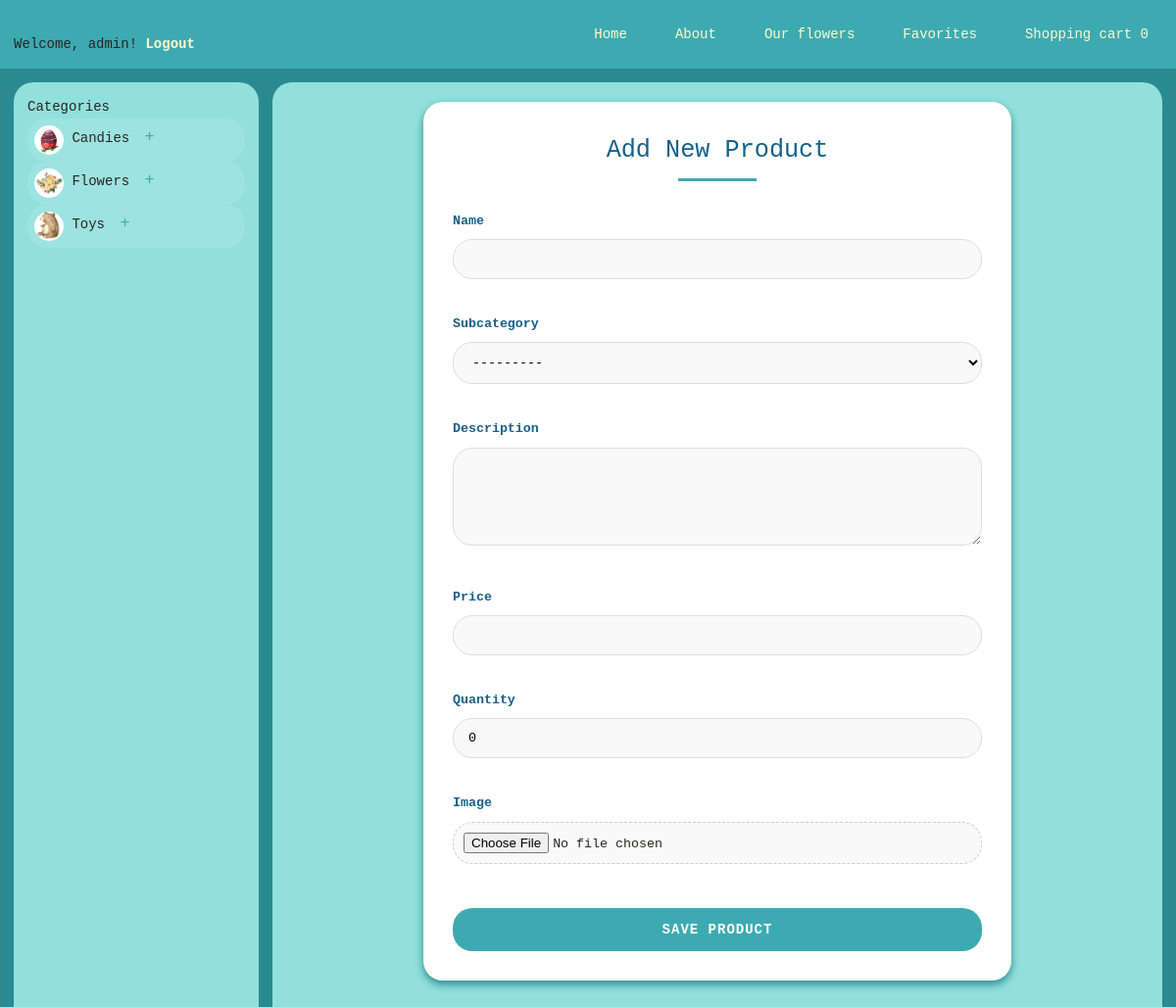
Page /products/add/ (signed in) on the committed database.
### products/models.py (models this page shows, shortened)
class Category(models.Model):
    name = models.CharField(max_length=100, verbose_name='Category Name')
    description = models.TextField(blank=True, verbose_name='Category Description')
    image = models.ImageField(
        upload_to='category/',
        blank=True,
        verbose_name='Category Image'
    )
    class Meta:
        verbose_name = 'Category'
        verbose_name_plural = 'Categories'
        ordering = ['name']

### products/views.py (the view)
# urls.py: path('add/', views.add_product, name='add_product'),
@login_required
def add_product(request):
    if not request.user.is_superuser:
        messages.error(request,"Access is prohibited. Only administrators can add products")
        return redirect('products')
    if request.method == 'POST':
        form = ProductAddForm(request.POST, request.FILES)
        if form.is_valid():
            product = form.save()
            messages.success(request, "The product was successfully added")
            return redirect('')
    else:
        form = ProductAddForm()
    return render(request, 'products/add_product.html', {'form': form})

### products/forms.py
class ProductAddForm(forms.ModelForm):
    class Meta:
        model = Product
        fields = ['name', 'subcategory', 'description', 'price', 'quantity', 'image']
        widgets = {
            'description': forms.Textarea(attrs={'rows': 4}),
            'subcategory': forms.Select(attrs={'class': 'form-control'}),
        }
        labels = {
            'name': 'Name',
            'subcategory': 'Subcategory',
            'description': 'Description',
            'price': 'Price',
            'quantity': 'Quantity',
            'image': 'Image',
        }
    def __init__(self, *args, **kwargs):
        super().__init__(*args, **kwargs)
        self.fields['subcategory'].queryset = SubCategory.objects.all()

### products/context_processors.py (called while the page is built)
def categories(request):
    return {
        'categories': Category.objects.prefetch_related('subcategories').all()
    }

### products/models.py (called while the page is built)
    def __str__(self):
        return f"{self.category.name} - {self.name}"

### templates/products/add_product.html (shortened to what this page needs)
{% extends 'home/layout.html' %}
{% block content %}
<div class="form-wrapper">
    <div class="form-container">
        <h2 class="form-title">Add New Product</h2>
        <form method="post" enctype="multipart/form-data" class="product-form">
            <div class="form-group">
                <label class="form-label">{{ form.name.label }}</label>
                {{ form.name }}
            </div>
            <div class="form-group">
                <label class="form-label">{{ form.subcategory.label }}</label>
                {{ form.subcategory }}
            </div>
            <div class="form-group">
                <label class="form-label">{{ form.description.label }}</label>
                {{ form.description }}
            </div>
            <div class="form-group">
                <label class="form-label">{{ form.price.label }}</label>
                {{ form.price }}
            </div>
            <div class="form-group">
                <label class="form-label">{{ form.quantity.label }}</label>
                {{ form.quantity }}
            </div>
            <div class="form-group">
                <label class="form-label">{{ form.image.label }}</label>
                {{ form.image }}
            </div>
            <button type="submit" class="form-submit">Save Product</button>
        </form>
    </div>
</div>
{% endblock %}

### templates/home/layout.html (shortened to what this page needs)
{% load static %}
{% load cart_filters %}
<!DOCTYPE html>
<html lang="en">
    <head>
        <link rel="stylesheet" href="{% static 'home/css/reset.css' %}">
        <link rel="stylesheet" href="{% static 'home/css/layout.css' %}">
        <link rel="stylesheet" href="https://cdnjs.cloudflare.com/ajax/libs/font-awesome/6.0.0-beta3/css/all.min.css">
    </head>
    <body>
        <header class="header">
            <nav class="nav">
                <div class="auth-links">
                    {% if user.is_authenticated %}
                    <p class="welcome-msg">Welcome, <span class="username">{{ user.username }}</span>! <a
                            href="{% url 'users:logout' %}" class="auth-link">Logout</a></p>
                    {% else %}
                    <p class="auth-options">
                        <a href="{% url 'users:login' %}" class="auth-link">Login</a> |
                        <a href="{% url 'users:registration' %}" class="auth-link">Register</a>
                    </p>
                    {% endif %}
                </div>
                <div class="nav-links">
                    <div class="nav-item">
                        <a href="{% url '' %}" class="nav-link">Home</a>
                    </div>
                    <div class="nav-item">
                        <a href="{% url 'about' %}" class="nav-link">About</a>
                    </div>
                    <div class="nav-item">
                        <a href="{% url 'products' %}" class="nav-link">Our flowers</a>
                    </div>
                    {% if user.is_authenticated %}
                    <div class="nav-item">
                        <a href="{% url 'favorites' %}" class="nav-link">Favorites</a>
                    </div>
                    {% if user.is_authenticated %}
                    <div class="nav-item">
                        <a href="{% url 'cart' %}" class="nav-link">Shopping cart
                            <span id="cart-total-items" class="cart-count">
                                {% if cart_total_items %}{{ cart_total_items }}{% else %}0{% endif %}
                            </span>
                        </a>
                    </div>
                    {% endif %}
                    {% endif %}
                </div>
            </nav>
        </header>
        <div class="main-wrapper">
            <aside class="sidebar">
                <div class="categories">
                    <h3 class="categories-title">Categories</h3>
                    <ul class="categories-list">
                        {% for category in categories %}
                        <li class="category-item">
                            <div class="category-header">
                                {% if category.image %}
                                <img class="category-image" src="{{ category.image.url }}" alt="{{ category.name }}" />
                                {% endif %}
                                <a href="{% url 'category_view' category.id %}" class="category-link">{{ category.name}}</a>
                                {% if category.subcategories.all %}
                                <button class="toggle-subcategories">+</button>
                                {% endif %}
                            </div>
                        </li>
                        {% endfor %}
                    </ul>
                </div>
            </aside>
            <main class="main-content">
                {% block content %}
                {% endblock %}
            </main>
        </div>
    </body>
</html>

### static/home/css/layout.css (style rules this page uses)
:root { --primary-color: #3daab2; --secondary-color: #166088; --accent-color: #92e0dc; --background-color: #2b8a91; --text-color: #2b2222; --light-text: lemonchiffon; --border-radius: 20px; --box-shadow: 0 4px 8px #2b8a91; --transition: all 0.3s ease; --error: #d45d79; }
body { font-family:'Courier New', Courier, monospace; color: var(--text-color); background-color: var(--background-color); margin: 0; padding: 0; line-height: 1.6; display: flex; flex-direction: column; min-height: 100vh; }
.header { background-color: var(--primary-color); padding: 1rem; box-shadow: var(--box-shadow); }
.nav { display: flex; justify-content: space-between; align-items: center; flex-wrap: wrap; }
.auth-links { margin-top: 20px; text-align: center; }
.auth-link { color: var(--light-text); text-decoration: none; font-weight: bold; transition: var(--transition); }
.nav-links { display: flex; gap: 1.5rem; }
.nav-link { color: var(--light-text); text-decoration: none; padding: 0.5rem 1rem; border-radius: var(--border-radius); transition: var(--transition); }
.main-wrapper { display: flex; flex: 1; gap: 1rem; padding: 1rem; }
.sidebar { width: 250px; background-color: var(--accent-color); border-radius: var(--border-radius); box-shadow: var(--box-shadow); padding: 1rem; position: sticky; top: 1rem; height: calc(100vh - 2rem); overflow-y: auto; flex-shrink: 0; }
.main-content { flex: 1; background-color: var(--accent-color); border-radius: var(--border-radius); box-shadow: var(--box-shadow); overflow-y: auto; height: calc(100vh - 2rem); }
.form-wrapper { display: flex; justify-content: center; align-items: center; min-height: calc(100vh - 100px); padding: 20px; }
.form-container { background-color: white; padding: 30px; border-radius: var(--border-radius); box-shadow: var(--box-shadow); width: 100%; max-width: 600px; transition: var(--transition); }
.form-title { text-align: center; color: var(--secondary-color); margin-bottom: 30px; font-size: 1.8rem; position: relative; padding-bottom: 10px; }
.form-title::after { content: ''; position: absolute; bottom: 0; left: 50%; transform: translateX(-50%); width: 80px; height: 3px; background-color: var(--primary-color); }
.product-form { display: flex; flex-direction: column; gap: 20px; }
.form-group { margin-bottom: 15px; }
.form-label { display: block; margin-bottom: 8px; font-weight: bold; color: var(--secondary-color); font-size: 0.95rem; }
.product-form input[type="text"], .product-form input[type="number"], .product-form select, .product-form textarea, .product-form input[type="file"] { width: 100%; padding: 12px 15px; border: 1px solid #ddd; border-radius: var(--border-radius); font-family: 'Courier New', Courier, monospace; transition: var(--transition); background-color: #f9f9f9; }
.product-form textarea { min-height: 100px; resize: vertical; }
.form-submit { background-color: var(--primary-color); color: white; border: none; padding: 14px 20px; border-radius: var(--border-radius); cursor: pointer; font-family: 'Courier New', Courier, monospace; font-weight: bold; transition: var(--transition); margin-top: 10px; font-size: 1rem; text-transform: uppercase; letter-spacing: 1px; }
.product-form input[type="file"] { padding: 10px; border: 1px dashed #ccc; background-color: #f9f9f9; }
.category-image { width: 30px; height: 30px; border-radius: 50%; object-fit: cover; }
.category-header { align-items: center; gap: 0.5rem; cursor: pointer; padding: 0.5rem; border-radius: var(--border-radius); background-color: rgba(255, 255, 255, 0.1); transition: var(--transition); }
.toggle-subcategories { background: none; border: none; color: var(--primary-color); font-size: 1.2rem; cursor: pointer; width: 24px; height: 24px; border-radius: 50%; transition: var(--transition); }

### rows in the picture
Category: image (picture), name "Candies"
Category: image (picture), name "Flowers"
Category: image (picture), name "Toys"

### other values in the picture
{{ user.username }} "admin"
